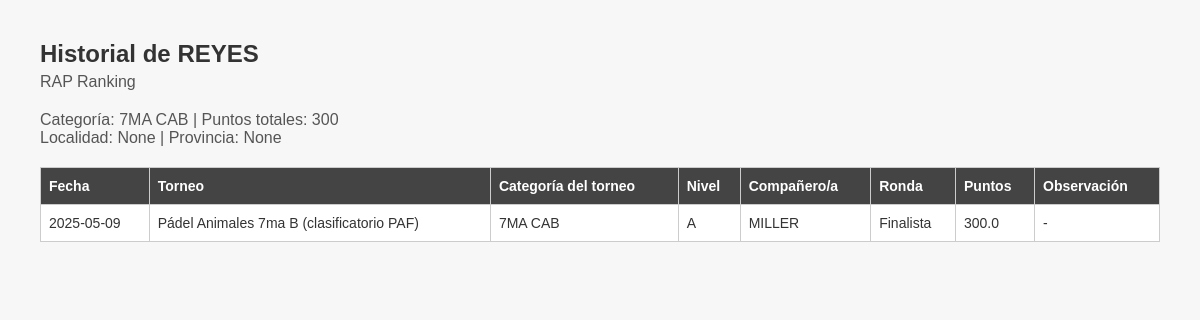
The page /historial/REYES on the database its author committed.
### tables this page shows
CREATE TABLE jugadores (
            id INTEGER PRIMARY KEY AUTOINCREMENT,
            nombre TEXT UNIQUE,
            categoria TEXT,
            localidad TEXT,
            provincia TEXT,
            puntos INTEGER DEFAULT 0,
            historial TEXT
        );

### app.py (the view)
@app.route('/historial/<nombre>')
def historial(nombre):
    conn = sqlite3.connect('database.db')
    conn.row_factory = sqlite3.Row
    cursor = conn.cursor()
    cursor.execute("SELECT * FROM jugadores WHERE UPPER(nombre) = ?", (nombre.upper(),))
    jugador = cursor.fetchone()
    if not jugador:
        conn.close()
        return f"No se encontró al jugador: {nombre}", 404
    try:
        historial = json.loads(jugador['historial'])
    except json.JSONDecodeError:
        historial = []
    conn.close()
    return render_template("historial.html", jugador=jugador, historial=historial)

### templates/historial.html (shortened to what this page needs)
<!DOCTYPE html>
<html lang="es">
<head>
</head>
<body>
    <h1>Historial de {{ jugador['nombre'] }}</h1>
    <div class="header-info">
        <div class="subtitulo">RAP Ranking</div>
        <div class="subtitulo">
            Categoría: {{ jugador['categoria'] }} |
            Puntos totales: {{ jugador['puntos'] }}<br>
            Localidad: {{ jugador['localidad'] }} |
            Provincia: {{ jugador['provincia'] }}
        </div>
    </div>
    {% if historial %}
        <table>
            <thead>
                <tr>
                    <th>Fecha</th>
                    <th>Torneo</th>
                    <th>Categoría del torneo</th>
                    <th>Nivel</th>
                    <th>Compañero/a</th>
                    <th>Ronda</th>
                    <th>Puntos</th>
                    <th>Observación</th>
                </tr>
            </thead>
            <tbody>
                {% for h in historial %}
                    <tr>
                        <td>{{ h.fecha }}</td>
                        <td>{{ h.torneo }}</td>
                        <td>{{ h.categoria_torneo }}</td>
                        <td>{{ h.nivel }}</td>
                        <td>{{ h.pareja }}</td>
                        <td>{{ h.ronda }}</td>
                        <td>{{ h.puntos }}</td>
                        <td>{{ h.observacion or "-" }}</td>
                    </tr>
                {% endfor %}
            </tbody>
        </table>
    {% else %}
        <p>No se encontraron torneos cargados para este jugador.</p>
    {% endif %}
</body>
</html>

### templates/historial.html (style rules this page uses)
body { font-family: Arial, sans-serif; margin: 40px; background-color: #f7f7f7; color: #333; }
h1 { font-size: 24px; margin-bottom: 5px; }
.subtitulo { font-size: 16px; color: #555; margin-bottom: 20px; }
table { width: 100%; border-collapse: collapse; margin-top: 15px; background-color: white; }
th, td { border: 1px solid #ccc; padding: 10px 8px; text-align: left; font-size: 14px; }
th { background-color: #444; color: white; }

### rows shown on the page
jugadores: nombre "REYES", categoria "7MA CAB", puntos "300", fecha "2025-05-09", torneo "Pádel Animales 7ma B (clasificatorio PAF)", categoria_torneo "7MA CAB", nivel "A", pareja "MILLER", ronda "Finalista", puntos "300.0", observacion "-"

### other values the page prints
{{ jugador['localidad'] }} "None"
{{ jugador['provincia'] }} "None"
